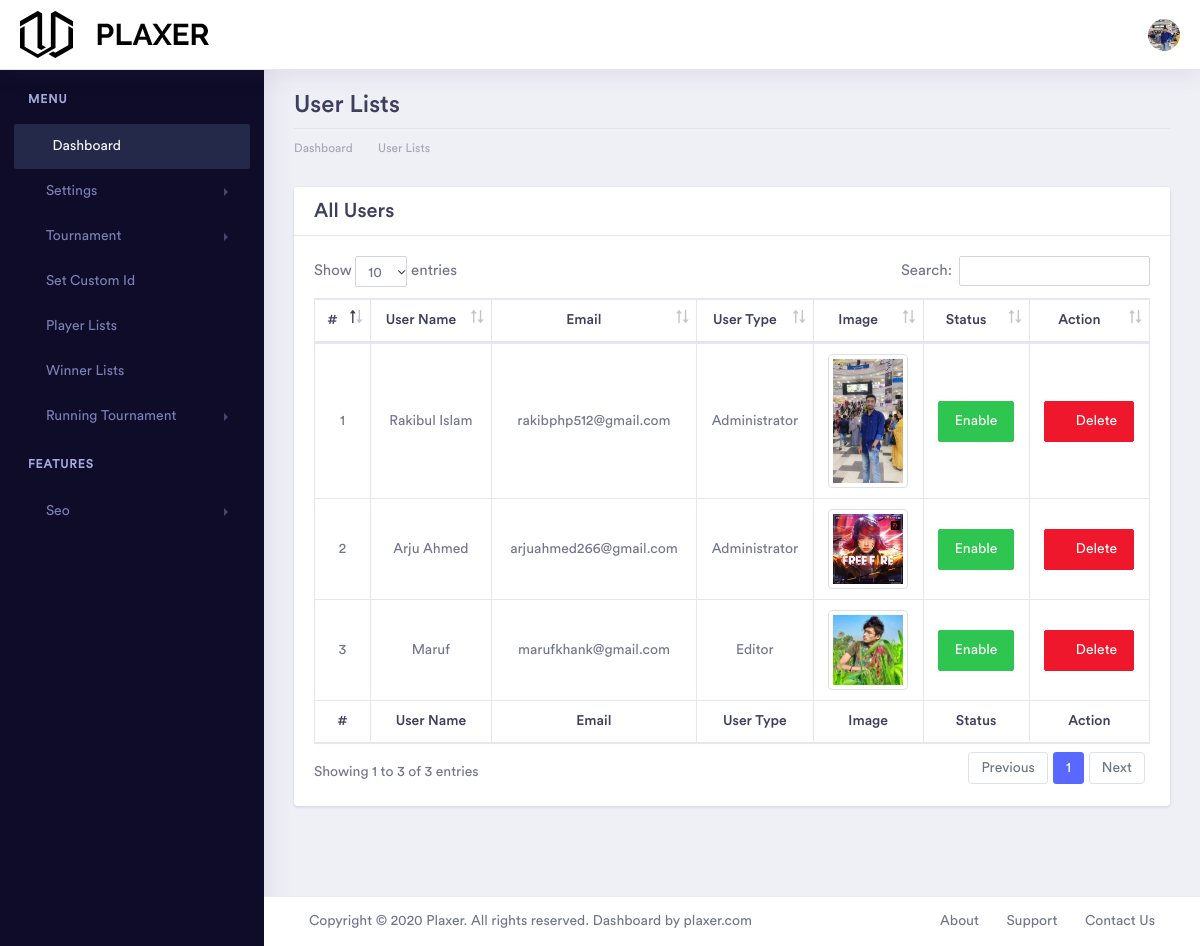
/admin/user-lists.php (signed in), run on the app's committed database.
### tables this page shows
CREATE TABLE `general_setting` (
  `id` int(11) NOT NULL,
  `header_text` text DEFAULT NULL,
  `footer_text` text NOT NULL,
  `logo` varchar(20) NOT NULL,
  `status` int(11) NOT NULL DEFAULT 0
);

CREATE TABLE `users` (
  `id` int(11) NOT NULL,
  `user_name` varchar(30) NOT NULL,
  `email` varchar(50) NOT NULL,
  `password` varchar(128) NOT NULL,
  `type` varchar(30) NOT NULL,
  `image` varchar(20) NOT NULL,
  `status` int(11) NOT NULL DEFAULT 0
);

### admin/classes/Database.php (called while the page is built, shortened)
<?php
	class Database{
		protected $mysqli,$query,$numRows,$affectedRow,$errors;
		public function __construct(){
			$this->mysqli = new mysqli('localhost', 'plaxerbd_admin', 'cZX=ezkj8z+&', 'plaxerbd_freefire');
		}
		protected function Select($columnName,$table,$where){
			$columnName = implode(',', $columnName);
			$sql = "SELECT $columnName FROM $table ";
			if($where){
				$sql .= " WHERE ";
				$chunk 		= array_chunk($where, 3);
				$whereCols 	= array();
				foreach ($chunk as $key => $value) {
					if (is_string($value[2])) {
						$value[2] = "'$value[2]'";
					}else{
						$value[2] = $value[2];
					}
					$whereCols[] = implode(' ', $value);
				}
				$sql .= implode(' AND ', $whereCols);
			}
			if($this->mysqli->query($sql)){
				$this->query 	= $this->mysqli->query($sql);
				$this->numRows 	= $this->query->num_rows;
				if($this->numRows > 0){
					return true;
				}else{
					return false;
				}
			}else{
				return false;
			}
		}
	}
?>

### admin/classes/Settings.php (called while the page is built, shortened)
<?php
	require_once ('Database.php');
	class Settings extends Database{
		public $query, $error;
		public function GetGeneralSetting($where = null){
			if($this->Select(['*'], 'general_setting', $where)){
				$this->query = $this->query;
				return true;
			}
			return false;
		}
	}
?>

### admin/classes/Users.php (called while the page is built, shortened)
<?php
	require_once ('Database.php');
	class Users extends Database{
		public $query, $error;
		public function getUsers($where = null){
			if($this->Select(['*'], 'users', $where)){
				$this->query = $this->query;
				return true;
			}
			return false;
		}
	}
?>

### admin/user-lists.php (the view, shortened to what this page needs)
<!doctype html>
<html lang="en">
<head>
    <?php require_once ('include/css.php');
    ?>
</head>
<body>
    <div class="dashboard-main-wrapper">
        <div class="dashboard-header">
            <?php require_once ('include/navbar.php');?>
        </div>
        <?php require_once ('include/leftsidebar.php');?>
        <?php
            $users = new Users;
            $users->getUsers();
            $query = $users->query;
        ?>
        <div class="dashboard-wrapper">
            <div class="container-fluid dashboard-content">
                <div class="row">
                    <div class="col-xl-12 col-lg-12 col-md-12 col-sm-12 col-12">
                        <div class="page-header">
                            <h2 class="pageheader-title"> User Lists </h2>
                            <div class="page-breadcrumb">
                                <nav aria-label="breadcrumb">
                                    <ol class="breadcrumb">
                                        <li class="breadcrumb-item"><a href="<?php echo 'dashboard.php'; ?>" class="breadcrumb-link">Dashboard</a></li>
                                        <li class="breadcrumb-item"><a href="<?php echo 'user-lists.php'; ?>" class="breadcrumb-link">User Lists</a></li>
                                    </ol>
                                </nav>
                            </div>
                        </div>
                    </div>
                </div>
                <div class="row">
                    <div class="col-xl-12 col-lg-12 col-md-12 col-sm-12 col-12">
                        <div class="card">
                            <h3 class="card-header">All Users</h3>
                            <div class="card-body">
                                <div class="table-responsive">
                                <table class="table table-bordered text-center" id="dataTable" width="100%" cellspacing="0">
                                  <thead>
                                    <tr>
                                      <th>#</th>
                                      <th>User Name</th>
                                      <th>Email</th>
                                      <th>User Type</th>
                                      <th>Image</th>
                                      <th>Status</th>
                                      <th>Action</th>
                                    </tr>
                                  </thead>
                                  <tfoot>
                                    <tr>
                                      <th>#</th>
                                      <th>User Name</th>
                                      <th>Email</th>
                                      <th>User Type</th>
                                      <th>Image</th>
                                      <th>Status</th>
                                      <th>Action</th>
                                    </tr>
                                  </tfoot>
                                  <tbody>
                                    <?php
                                        $sl = 1;
                                        while ($row = $query->fetch_assoc()) {
                                        $id         = $row['id'];
                                        $name       = $row['user_name'];
                                        $email      = $row['email'];
                                        $type       = $row['type'];
                                        $image      = $row['image'];
                                        $status     = $row['status'];
                                        if($image){
                                            if(file_exists("images/users/$image")){
                                                $image = "<img class='img-responsive img-fluid img-thumbnail' src='images/users/$image' width='80px'>";
                                            }else{
                                                $image = "Image Not Found";
                                            }
                                        }else{
                                            $image = "Image is Not Added";
                                        }
                                    ?>
                                    <tr>
                                      <td><?php echo $sl++; ?></td>
                                      <td><?php echo $name;?></td>
                                      <td><?php echo $email;?></td>
                                      <td><?php echo $type;?></td>
                                      <td>
                                        <?php echo $image; ?>
                                      </td>
                                      <td>
                                        <?php
                                            if($status == 0){
                                                echo "<a href='change-status.php?id=$id&&value=1&&table=users' class='btn btn-danger'>Disable</a>";
                                            }elseif($status == 1){
                                                echo "<a href='change-status.php?id=$id&&value=0&&table=users' class='btn btn-success'>Enable</a>";
                                            }
                                        ?>
                                      </td>
                                      <td>
                                        <button type="button" class="btn btn-danger" data-toggle="modal" data-target="#exampleModalCenter-<?php echo $id;?>">
                                          <i class="fa fa-trash-alt"></i>&nbsp;Delete
                                        </button></td>
                                    </tr>
                                    <?php } ?>
                                  </tbody>
                                </table>
                              </div>
                            </div>
                        </div>
                    </div>
                </div>
            </div>
            <?php require_once ('include/footer.php'); ?>
        </div>
    </div>
    </body>
</html>

### admin/include/css.php (shortened to what this page needs)
<link rel="stylesheet" href="assets/vendor/bootstrap/css/bootstrap.min.css">
<link href="assets/vendor/fonts/circular-std/style.css" rel="stylesheet">
<link rel="stylesheet" href="assets/libs/css/dataTables.bootstrap4.min.css">
<link rel="stylesheet" href="assets/libs/css/ckeditor.css">
<link rel="stylesheet" href="assets/libs/css/style.css">
<link rel="stylesheet" href="assets/vendor/fonts/fontawesome/css/fontawesome-all.css">

### admin/include/navbar.php (shortened to what this page needs)
<?php
    $user = $_SESSION['front_user'];
    $users = new Users;
    $users->getUsers(['user_name', '=', $user]);
    $query = $users->query;
    $result = $query->fetch_assoc();
    $image  = $result['image'];
    $gSettings = new Settings;
    $gSettings->GetGeneralSetting(['status', '=', 1]);
    $query  = $gSettings->query;
    $result = $query->fetch_assoc();
    $logo   = (isset($result['logo'])) ? $result['logo'] : null;
?>
<nav class="navbar navbar-expand-lg bg-white fixed-top">
    <a class="navbar-brand" href="index.html">
        <?php if(isset($logo)){ ?>
            <img src="images/logo/<?php echo $logo;?>">
        <?php } ?>
    </a>
    <div class="collapse navbar-collapse " id="navbarSupportedContent">
        <ul class="navbar-nav ml-auto navbar-right-top">
                        <li class="nav-item dropdown nav-user">
                            <a class="nav-link nav-user-img" href="#" id="navbarDropdownMenuLink2" data-toggle="dropdown" aria-haspopup="true" aria-expanded="false"><img src="images/users/<?php echo $image; ?>" alt="" class="user-avatar-md rounded-circle"></a>
                        </li>
                    </ul>
                </div>
            </nav>

### admin/include/leftsidebar.php (shortened to what this page needs)
<?php
    $user = $_SESSION['front_user'];
    $users = new Users;
    $users->getUsers(['user_name', '=', $user]);
    $query = $users->query;
    $result = $query->fetch_assoc();
    $type   = $result['type'];
?>
        <div class="nav-left-sidebar sidebar-dark">
            <div class="menu-list">
                <nav class="navbar navbar-expand-lg navbar-light">
                    <div class="collapse navbar-collapse" id="navbarNav">
                        <ul class="navbar-nav flex-column">
                            <li class="nav-divider">
                                Menu
                            </li>
                            <li class="nav-item ">
                                <a class="nav-link active" href="<?php echo 'dashboard.php'; ?>" ><i class="fa fa-fw fa-home"></i>Dashboard</a>
                            </li>
                            <?php if($type == 'Administrator'){ ?>
                            <li class="nav-item">
                                <a class="nav-link" href="#" data-toggle="collapse" aria-expanded="false" data-target="#submenu-5" aria-controls="submenu-5"><i class="fas fa-cogs"></i></i>Settings</a>
                            </li>
                            <?php } ?>
                            <?php if($type == 'Administrator'){ ?>
                            <li class="nav-item">
                                <a class="nav-link" href="#" data-toggle="collapse" aria-expanded="false" data-target="#submenu-9" aria-controls="submenu-9"><i class="fas fa-trophy"></i> Tournament </a>
                            </li>
                             <?php } ?>
                            <?php if($type == 'Administrator'){ ?>
                            <li class="nav-item ">
                                <a class="nav-link" href="<?php echo 'set-custom-id.php'; ?>" ><i class="fas fa-list-alt"></i>Set Custom Id</a>
                            </li>
                            <?php } ?>
                            <?php if($type == 'Administrator'){ ?>
                            <li class="nav-item ">
                                <a class="nav-link" href="<?php echo 'player-lists.php'; ?>" ><i class="fas fa-user-circle"></i>Player Lists</a>
                            </li>
                            <?php } ?>
                            <li class="nav-item ">
                                <a class="nav-link" href="<?php echo 'winner-lists.php'; ?>" ><i class="fas fa-shield-alt"></i>Winner Lists</a>
                            </li>
                            <li class="nav-item">
                                <a class="nav-link" href="#" data-toggle="collapse" aria-expanded="false" data-target="#submenu-10" aria-controls="submenu-9"><i class="fas fa-trophy"></i> Running Tournament </a>
                            </li>
                            <li class="nav-divider">
                                Features
                            </li>
                            <?php if($type == 'Administrator'){ ?>
                            <li class="nav-item">
                                <a class="nav-link" href="#" data-toggle="collapse" aria-expanded="false" data-target="#submenu-8" aria-controls="submenu-8"><i class="fas fa-search"></i>Seo</a>
                            </li>
                            <?php } ?>
                        </ul>
                    </div>
                </nav>
            </div>
        </div>

### admin/include/footer.php (shortened to what this page needs)
<?php
    $gSettings = new Settings;
    $gSettings->GetGeneralSetting(['status', '=', 1]);
    $query  = $gSettings->query;
    $result = $query->fetch_assoc();
    $footer = (isset($result['footer_text'])) ? $result['footer_text'] : null;
?>
<div class="footer">
                <div class="container-fluid">
                    <div class="row">
                        <div class="col-xl-8 col-lg-8 col-md-12 col-sm-12 col-12">
                           <?php echo $footer;?>
                        </div>
                        <div class="col-xl-4 col-lg-4 col-md-12 col-sm-12 col-12">
                            <div class="text-md-right footer-links d-none d-sm-block">
                                <a href="javascript: void(0);">About</a>
                                <a href="javascript: void(0);">Support</a>
                                <a href="javascript: void(0);">Contact Us</a>
                            </div>
                        </div>
                    </div>
                </div>
            </div>

### admin/assets/libs/css/ckeditor.css (style rules this page uses)
:root { --ck-sample-base-spacing: 2em; --ck-sample-color-white: #fff; --ck-sample-color-green: #279863; --ck-sample-color-blue: #1a9aef; --ck-sample-container-width: 1285px; --ck-sample-sidebar-width: 350px; --ck-sample-editor-min-height: 400px; }
body, html { padding: 0; margin: 0; font-family: sans-serif, Arial, Verdana, "Trebuchet MS", "Apple Color Emoji", "Segoe UI Emoji", "Segoe UI Symbol"; font-size: 16px; line-height: 1.5; }
body { height: 100%; color: #2D3A4A; }
body * { box-sizing: border-box; }
a { color: #38A5EE; }
.row { display: flex; position: relative; }
.btn { cursor: pointer; padding: 8px 16px; font-size: 1rem; user-select: none; border-radius: 4px; transition: color .2s ease-in-out,background-color .2s ease-in-out,border-color .2s ease-in-out,opacity .2s ease-in-out; background-color: var(--ck-sample-color-button-blue); border-color: var(--ck-sample-color-button-blue); color: var(--ck-sample-color-white); display: inline-block; }

### data on the page
general_setting: logo (picture), footer_text "Copyright © 2020 Plaxer. All rights reserved. Dashboard by plaxer.com"
users: image (picture), user_name "Rakibul Islam", email "rakibphp512@gmail.com", type "Administrator"
users: user_name "Arju Ahmed", email "arjuahmed266@gmail.com", type "Administrator", image (picture)
users: user_name "Maruf", email "marufkhank@gmail.com", type "Editor", image (picture)
